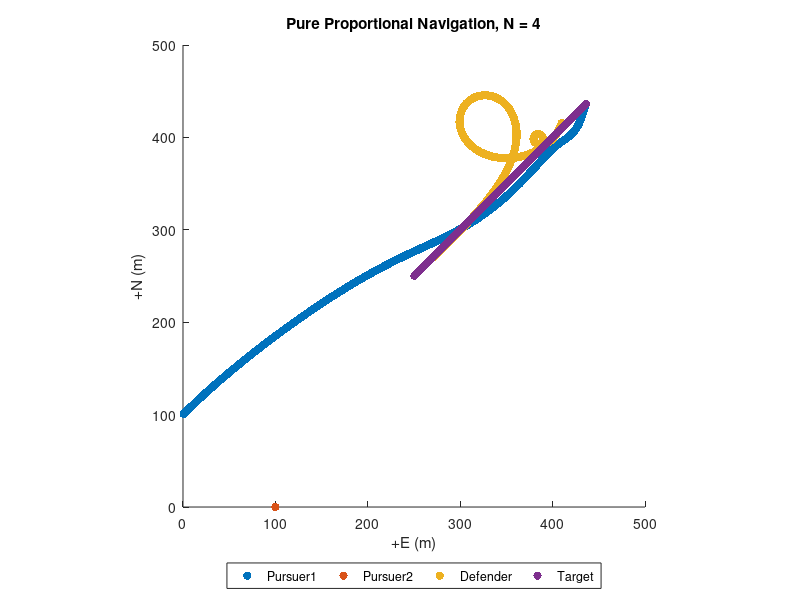

Source code (MATLAB):
clear; close all
% Pro-Nav gain, unitless (typically set between 3-5)
N = 4;
w = 0.3;

% Pursuer-1 init prams
pursuer1.N   =  100.0; % north pos, m
pursuer1.E   =  0.0; % east pos, m
pursuer1.psi =  pi/4; % heading, rad
pursuer1.V   =  1.2; % velocity magnitude, m/s
pursuer1.Nv  =  pursuer1.V * cos(pursuer1.psi); % north velocity, m/s
pursuer1.Ev  =  pursuer1.V * sin(pursuer1.psi); % east velocity, m/s

% Pursuer-2 init prams
pursuer2.N   =  0; % north pos, m
pursuer2.E   =  100; % east pos, m
pursuer2.psi =  0; % heading, rad
pursuer2.V   =  0.0; % velocity magnitude, m/s
pursuer2.Nv  =  pursuer2.V * cos(pursuer2.psi); % north otvelocity, m/s
pursuer2.Ev  =  pursuer2.V * sin(pursuer2.psi); % east velocity, m/s

% Defender init prams
defender.N   =  250.0; % north pos, m
defender.E   =  250.0; % east pos, m
defender.psi =  pi/4; % heading, rad
defender.V   =  1.0; % velocity magnitude, m/s
defender.Nv  =  defender.V * cos(defender.psi); % north velocity, m/s
defender.Ev  =  defender.V * sin(defender.psi); % east velocity, m/s

% Target init prams
target.anchored = false; % fix target to init pos when true
target.N   =  250; % north pos, m
target.E   =  250;   % east pos, m
target.Nv  =  0.4; % north velocity, m/s
target.Ev  =  0.4; % east velocity, m/s
target.V   = sqrt(target.Nv^2 + target.Ev^2); % velocity magnitude, m/s
% Current prams
% Applied as a disturbance to pursuer's and target's velocity
current.Nv =  0.0; % north velocity, m/s
current.Ev =  0.0; % east velocity, m/s
% Sim params
S  = 50000;    % max sim duration, seconds
dt = 0.4;     % time-step size, seconds
Niter = S/dt; % max iteration num
% Pre-allocate logger
logger.t   = nan(1, Niter);    % elapsed time
logger.pN1  = nan(1, Niter);    % pursuer1 north pos
logger.pE1  = nan(1, Niter);    % pursuer1 east pos
logger.pNv1 = nan(1, Niter);    % pursuer1 north vel
logger.pEv1 = nan(1, Niter);    % pursuer1 east vel
logger.psi1 = nan(1, Niter);    % pursuer1 heading angle
logger.pN2  = nan(1, Niter);    % pursuer2 north pos
logger.pE2  = nan(1, Niter);    % pursuer2 east pos
logger.pNv2 = nan(1, Niter);    % pursuer2 north vel
logger.pEv2 = nan(1, Niter);    % pursuer2 east vel
logger.psi2 = nan(1, Niter);    % pursuer2 heading angle
logger.dN1  = nan(1, Niter);    % defender north pos
logger.dE1  = nan(1, Niter);    % defender east pos
logger.dNv1 = nan(1, Niter);    % defender north vel
logger.dEv1 = nan(1, Niter);    % defender east vel
logger.dsi1 = nan(1, Niter);    % defender heading angle
logger.tN  = nan(1, Niter);    % target north pos
logger.tE  = nan(1, Niter);    % target east pos
logger.tNv = nan(1, Niter);    % target north vel
logger.tEv = nan(1, Niter);    % target east vel
logger.R1   = nan(1, Niter);    % pursuer1/target range
logger.Lambda1 = nan(1, Niter); % pursuer1/target bearing
logger.R2   = nan(1, Niter);    % pursuer2/target range
logger.Lambda2 = nan(1, Niter); % pursuer2/target bearing
logger.R12   = nan(1, Niter);    % mutual/target range
logger.Lambda12 = nan(1, Niter); % mutual/target bearing
%--------------------------------------------------------------------------
% Init sim
%--------------------------------------------------------------------------
RR12_last = [(pursuer2.N - pursuer1.N);... % delta N
        (pursuer2.E - pursuer1.E)];      % delta E
RTP_last1 = [(target.N - pursuer1.N);... % delta N
    (target.E - pursuer1.E)];	       % delta E
RTP_last2 = [(target.N - pursuer2.N);... % delta N
    (target.E - pursuer2.E)];	       % delta E
RDP_last1 = [(defender.N - pursuer1.N);... % delta N
    (defender.E - pursuer1.E)];	       % delta E
RDP_last2 = [(defender.N - pursuer2.N);... % delta N
    (defender.E - pursuer2.E)];	       % delta E
% Target pos
target.N = target.N + target.Nv*dt;
target.E = target.E + target.Ev*dt;

% Defender pos
defender.N = defender.N + defender.Nv*dt;
defender.E = defender.E + defender.Ev*dt;

% Pursuer pos
pursuer1.N = pursuer1.N + pursuer1.Nv*dt;
pursuer1.E = pursuer1.E + pursuer1.Ev*dt;
pursuer2.N = pursuer2.N + pursuer2.Nv*dt;
pursuer2.E = pursuer2.E + pursuer2.Ev*dt;
%--------------------------------------------------------------------------
% Run sim
%--------------------------------------------------------------------------
for k = 1:Niter
    RR12 = [(pursuer2.N - pursuer1.N);... % delta N
        (pursuer2.E - pursuer1.E)];      % delta E
    % Relative position in the inertial frame, m
    RTP1 = [(target.N - pursuer1.N);... % delta N
        (target.E - pursuer1.E)];      % delta E
    RTP2 = [(target.N - pursuer2.N);... % delta N
        (target.E - pursuer2.E)];      % delta E
    RDP1 = [(defender.N - pursuer1.N);... % delta N
        (defender.E - pursuer1.E)];      % delta E
    RDP2 = [(defender.N - pursuer2.N);... % delta N
        (defender.E - pursuer2.E)];      % delta E
    
    % Range to target
    R1 = norm(RTP1);
    R2 = norm(RTP2);
    % Range to defender
    RD1 = norm(RDP1);
    RD2 = norm(RDP2);
    % Distance between the pursuers
    R12 = norm(RR12);
    % Relative velocity in the inertial frame, m/s
    % VTP = [(target.Nv - pursuer.Nv);... % delta N velocity
    %        (target.Ev - pursuer.Ev)];   % delta E velocity
    VTP1 = (RTP1 - RTP_last1) ./ dt;
    VTP2 = (RTP2 - RTP_last2) ./ dt;
    VDP1 = (RDP1 - RDP_last1) ./ dt;
    VDP2 = (RDP2 - RDP_last2) ./ dt;
    
    % Closing velocity, m/s
    % Vc = -RTP'*VTP / R;
    
    % Pursuer velocity, m/s
    Vp1 = sqrt(pursuer1.Nv^2 + pursuer1.Ev^2);
    Vp2 = sqrt(pursuer2.Nv^2 + pursuer2.Ev^2);
    Vd  = sqrt(defender.Nv^2 + defender.Ev^2);
    % Target velocity, m/s
    % Vt = sqrt(target.Nv^2 + target.Ev^2);
    
    % Line-of-sight (LOS) angle, rad
    lambda1 = atan2(RTP1(2), RTP1(1));
    lambda2 = atan2(RTP2(2), RTP2(1));
    lambdaD1 = atan2(RDP1(2), RDP1(1));
    lambdaD2 = atan2(RDP2(2), RDP2(1));

    % LOS angle time derivative (d/dt lambda), rad/s
    lambda_dot1 = (RTP1(1)*VTP1(2) - RTP1(2)*VTP1(1)) / R1^2;
    lambda_dot2 = (RTP2(1)*VTP2(2) - RTP2(2)*VTP2(1)) / R2^2;
    lambdaD_dot1 = (RDP1(1)*VDP1(2) - RDP1(2)*VDP1(1)) / RD1^2;
    lambdaD_dot2 = (RDP2(1)*VDP2(2) - RDP2(2)*VDP2(1)) / RD2^2;
    % Target heading, rad
    % beta = atan2(target.Ev, target.Nv);
    
    % Lead angle, rad
    % L = asin(Vt * sin(beta + lambda) / Vp);
    
    % True Proportional Navigation, rad/s2
    % nc = N * Vc * lambda_dot;
    
    %-------------------------------------
    % Pure Proportional Navigation
    ap1 = N * Vp1 * (lambda_dot1-w*lambdaD_dot1);
    ap2 = N * Vp2 * (lambda_dot2-w*lambdaD_dot2);
    ad  = N * Vd  * (lambdaD_dot1);
    %-------------------------------------
    
    % Terminate sim at intercept
    if abs(R1) <= 0.25 || abs(R2) <= 0.25 || abs(R12) <= 0.25 || abs(RD1) <= 0.25
        if abs(RD1) <= 0.25
            disp("Law Failure")
        elseif abs(R1) <= 0.25
            disp("success")
        
        end
        break;
    elseif k >50000/0.4-1
            disp("no outcome")
    end
    
    % Update pursuer pos for time-step and apply current slip
    pursuer1.N = pursuer1.N + pursuer1.Nv*dt + current.Nv*dt;
    pursuer1.E = pursuer1.E + pursuer1.Ev*dt + current.Ev*dt;
    pursuer2.N = pursuer2.N + pursuer2.Nv*dt + current.Nv*dt;
    pursuer2.E = pursuer2.E + pursuer2.Ev*dt + current.Ev*dt;
    % Update defender pos for time-step and apply current slip
    defender.N = defender.N + defender.Nv*dt + current.Nv*dt;
    defender.E = defender.E + defender.Ev*dt + current.Ev*dt;
    % Compute the N/E acceleration commands
    % In pure pro-nav accel commands are applied normal
    % to pursuer's velocity vector
    pNa1 = -ap1 * sin(pursuer1.psi);
    pEa1 =  ap1 * cos(pursuer1.psi);
    pNa2 = -ap2 * sin(pursuer2.psi);
    pEa2 =  ap2 * cos(pursuer2.psi);
    dNa  = -ad  * sin(defender.psi);
    dEa  =  ad  * cos(defender.psi);
    % Update pursuer N/E velocities
    pursuer1.Nv = pursuer1.Nv + pNa1*dt;
    pursuer1.Ev = pursuer1.Ev + pEa1*dt;
    pursuer2.Nv = pursuer2.Nv + pNa2*dt;
    pursuer2.Ev = pursuer2.Ev + pEa2*dt;
    defender.Nv = defender.Nv + dNa*dt;
    defender.Ev = defender.Ev + dEa*dt;
    
    % Update pursuer heading
    pursuer1.psi = atan2(pursuer1.Ev, pursuer1.Nv);
    pursuer2.psi = atan2(pursuer2.Ev, pursuer2.Nv);
    defender.psi = atan2(defender.Ev, defender.Nv);
    
    % Update target pos for time step
    if(~target.anchored)
        target.N = target.N + target.Nv*dt + current.Nv*dt;
        target.E = target.E + target.Ev*dt + current.Ev*dt;
    end
    RTP_last1 = RTP1;
    RTP_last2 = RTP2;
    RDP_last1 = RDP1;
    RDP_last2 = RDP2;
    RR12_last = RR12;
    %-------------------------------------
    % Log time-step data
    logger.t(k)   = k*dt;
    logger.pN1(k)  = pursuer1.N;
    logger.pE1(k)  = pursuer1.E;
    logger.pNv1(k) = pursuer1.Nv;
    logger.pEv1(k) = pursuer1.Ev;
    logger.psi1(k) = pursuer1.psi;
    logger.pN2(k)  = pursuer2.N;
    logger.pE2(k)  = pursuer2.E;
    logger.pNv2(k) = pursuer2.Nv;
    logger.pEv2(k) = pursuer2.Ev;
    logger.psi2(k) = pursuer2.psi;
    logger.dN1(k)  = defender.N;
    logger.dE1(k)  = defender.E;
    logger.dNv1(k) = defender.Nv;
    logger.dEv1(k) = defender.Ev;
    logger.tN(k)  = target.N;
    logger.tE(k)  = target.E;
    logger.tNv(k) = target.Nv;
    logger.tEv(k) = target.Ev;
    logger.R1(k)   = R1;
    logger.R2(k)   = R2;
    logger.Lambda1(k) = lambda1;
    logger.Lambda2(k) = lambda2;
    
end
%--------------------------------------------------------------------------
% Visualize results
%--------------------------------------------------------------------------
close all;
% % Impact index
% [M,I] = min(logger.R1);
% % Range
% %-------------------------------------
% figure;
% plot(logger.t,logger.R1); hold on;
% plot(logger.t,logger.R2); hold on;
% scatter(I*dt, M, 'filled')
% title(['Pure Proportional Navigation, N = ' num2str(N) ])
% legend('Range',...
%     ['Intercept: r = ' num2str(M) ' m, t = ' num2str(I*dt) ' s'],...
%     'Location','nw')
% ylabel('Range (m)')
% xlabel('Elapsed time (sec)')
% set(gca, 'YDir', 'reverse')
% % Heading
% %-------------------------------------
% rad2deg = @(x) x*180/pi;  % helper function
% figure;
% plot(logger.t, rad2deg(logger.psi1)); hold on;
% plot(logger.t, rad2deg(logger.Lambda1)); hold on;
% plot(logger.t, rad2deg(logger.psi2)); hold on;
% plot(logger.t, rad2deg(logger.Lambda2)); hold on;
% title(['Pure Proportional Navigation, N = ' num2str(N) ])
% legend('Pursuer1 heading', 'Pursuer2 heading', 'Bearing to target', 'Location', 'nw' )
% ylabel('Heading angle (deg)')
% xlabel('Elapsed time (sec)')
% Position
%-------------------------------------
figure;
scatter(logger.pE1, logger.pN1, 'filled'); hold on;
scatter(logger.pE2, logger.pN2, 'filled'); hold on;
scatter(logger.dE1, logger.dN1, 'filled'); hold on;
scatter(logger.tE, logger.tN, 'filled');
set(gca, 'DataAspectRatio',[10 10 10]);
title(['Pure Proportional Navigation, N = ' num2str(N) ])
legend('Pursuer1', 'Pursuer2', 'Defender', 'Target', 'Location', 'southoutside',...
    'Orientation','horizontal')
xlabel('+E (m)')
ylabel('+N (m)')